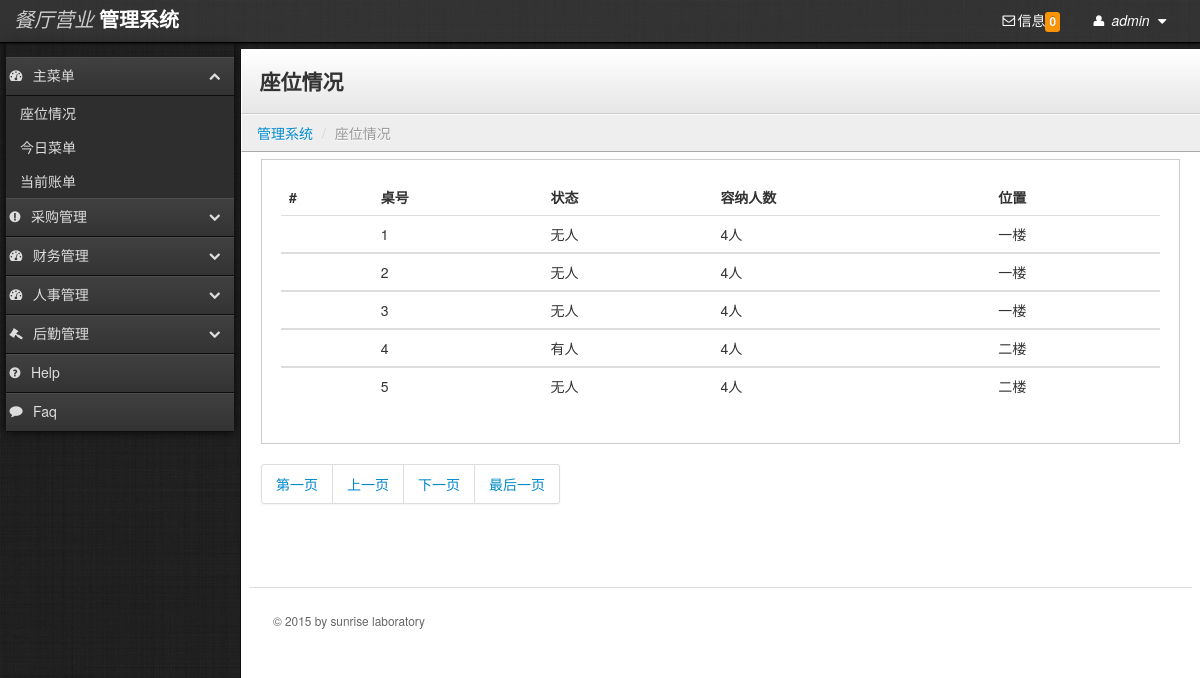
Page /newRes/seat.php (signed in) on the committed database.
### tables this page shows
CREATE TABLE `seat` (
  `seatID` bigint(20) NOT NULL,
  `number` int(11) NOT NULL,
  `seatState` int(2) NOT NULL,
  `capacity` int(2) NOT NULL,
  `seatDirection` varchar(30) default NULL,
  PRIMARY KEY  (`seatID`)
);

### newRes/seat.php (called while the page is built, shortened)
<?php
include_once('conn/conn.php');
if(isset($_GET['page'])){
		$page=$_GET['page'];
	}else{
	  	$page=1;
	}
	  $page_count=5;
	  $select=mysql_query("select * from seat",$conn);
	  $row=mysql_num_rows($select);
	  $page_page=ceil($row/$page_count);
	  $offect=($page-1)*$page_count;
	  $selects=mysql_query("select * from seat where seatID order by seatID asc limit $offect,$page_count",$conn);
require "boot.php";
include("seatRight.php");
?>

### newRes/seatRight.php (the view, shortened to what this page needs)
<div class="content">
        <div class="header">
            <h1 class="page-title">座位情况</h1>
        </div>
                <ul class="breadcrumb">
            <li><a href="main.php">管理系统</a> <span class="divider">/</span></li>
            <li class="active">座位情况</li>
        </ul>
        <div class="container-fluid">
            <div class="row-fluid">
<div class="well">
    <table class="table">
      <thead>
        <tr>
          <th>#</th>
          <th>桌号</th>
          <th>状态</th>
          <th>容纳人数</th>
          <th>位置</th>
        </tr>
      </thead>
      <?php
	  while($array=mysql_fetch_array($selects)){
?>
      <tbody>
  <tr>
    <td></td>
    <td><?php echo $array['number'];?></td>
    <td><?php
                if($array['seatState']==1)
                {
                  echo "有人";}
                if($array['seatState']==0)
                {
                  echo "无人";}
                ?>
    </td>
    <td><?php echo $array['capacity'];?>人</td>
    <td><?php echo $array['seatDirection'];?></td>
  </tr>
      </tbody>
      <?php
}
?>
    </table>
</div>
<div class="pagination">
    <ul>
        <li><a href="seat.php?page=1">第一页</a></li>
        <li><a href="seat.php?page=<?php if($page==1){echo $page=1; }else{ echo $page-1; }?>">上一页</a></li>
        <li><a href="seat.php?page=<?php if($page<$page_page){echo $page+1;}else{ echo $page_page;}?>">下一页</a></li>
        <li><a href="seat.php?page=<?php echo $page_page;?>">最后一页</a></li>
    </ul>
</div>
                    <footer>
                        <hr>
                        <p>&copy; 2015 by sunrise laboratory </p>
                    </footer>
            </div>
        </div>
    </div>

### newRes/stylesheets/theme.css (style rules this page uses)
body { background: #222; background-image: url('../images/black-Linen.png'); background-position: initial initial; background-repeat: initial initial; margin: 0px; padding: 0px; }
h1 { margin-top: 0px; color: #eee; }
hr { border-top: 1px solid #ddd; border-bottom: 1px solid #fff; }
.content { min-width: 400px; position: relative; min-height: 800px; background: #fff; margin-left: 240px; margin-top: 6px; border-left: 1px solid #000000; border-left: 1px solid #111; }
.header { background: #ffffff; background: #ffffff; background: -webkit-gradient(linear, left bottom, left top, color-stop(0, #e6e6e6), color-stop(1, #ffffff)); background: -ms-linear-gradient(bottom, #e6e6e6, #ffffff); background: -moz-linear-gradient(center bottom, #e6e6e6 0%, #ffffff 100%); background: -o-linear-gradient(bottom, #e6e6e6, #ffffff); filter: progid:dximagetransform.microsoft.gradient(startColorStr='#e6e6e6', EndColorStr='#ffffff'); -ms-filter: "progid:DXImageTransform.Microsoft.gradient(startColorStr='#ffffff',EndColorStr='#e6e6e6')"; border-bottom: 1px solid #cccccc; border-top: 1px solid #ffffff; border-left: 1px solid #ffffff; padding: 0em 1.25em; }
.header h1 { margin: 1em 0em; padding: 0em; line-height: 1em; font-size: 1.5em; color: #eee; color: #333; }
.breadcrumb { -webkit-box-shadow: none; -moz-box-shadow: none; box-shadow: none; -webkit-border-radius: 0px; -moz-border-radius: 0px; border-radius: 0px; -moz-background-clip: padding; -webkit-background-clip: padding-box; background-clip: padding-box; background: #eee; border-bottom: 1px solid #aaa; border-top: 1px solid #fafafa; border-left: 1px solid #fff; margin-bottom: .5em; }
footer { padding: 1em; margin-top: 4em; color: #666; font-size: .85em; line-height: 1.3em; }
footer hr { margin: 2em -2em; }
.well { background-color: #fff; border: 1px solid #ccc; -webkit-box-shadow: 1px 1px 0px #ffffff; -moz-box-shadow: 1px 1px 0px #ffffff; box-shadow: 1px 1px 0px #ffffff; -webkit-border-radius: 0px; -moz-border-radius: 0px; border-radius: 0px; -moz-background-clip: padding; -webkit-background-clip: padding-box; background-clip: padding-box; }

### rows in the picture
seat: number "1", seatState "无人", capacity "4", seatDirection "一楼"
seat: number "2", seatState "无人", capacity "4", seatDirection "一楼"
seat: number "3", seatState "无人", capacity "4", seatDirection "一楼"
seat: number "4", seatState "有人", capacity "4", seatDirection "二楼"
seat: number "5", seatState "无人", capacity "4", seatDirection "二楼"

### other values in the picture
$arrayDealTFNum['count'] "0"
